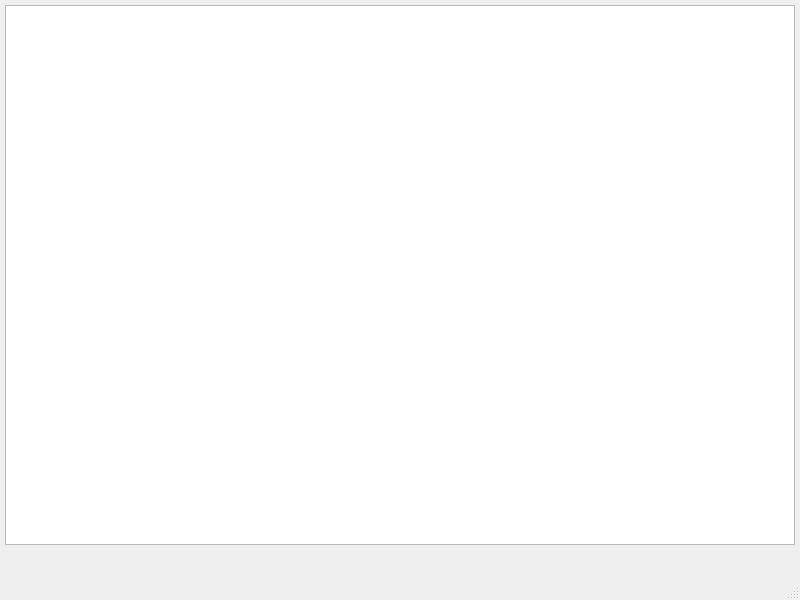
<?xml version="1.0" encoding="UTF-8"?>
<ui version="4.0">
 <class>MainWindow</class>
 <widget class="QMainWindow" name="MainWindow">
  <property name="geometry">
   <rect>
    <x>0</x>
    <y>0</y>
    <width>800</width>
    <height>600</height>
   </rect>
  </property>
  <property name="windowTitle">
   <string>MainWindow</string>
  </property>
  <widget class="QWidget" name="centralwidget">
   <widget class="QTableWidget" name="tableWidget">
    <property name="geometry">
     <rect>
      <x>5</x>
      <y>5</y>
      <width>790</width>
      <height>540</height>
     </rect>
    </property>
   </widget>
  </widget>
  <widget class="QMenuBar" name="menubar">
   <property name="geometry">
    <rect>
     <x>0</x>
     <y>0</y>
     <width>800</width>
     <height>23</height>
    </rect>
   </property>
  </widget>
  <widget class="QStatusBar" name="statusbar"/>
 </widget>
 <resources/>
 <connections/>
</ui>
